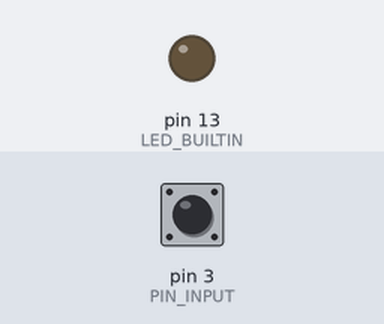
A sketch run on a simulated Arduino Uno, built with avr-gcc and run on an emulated ATmega328P. Shown: output pins drawn as LEDs (lit = HIGH). Dashed ring = blinking. The test bench sets the inputs (shaded band); at power-on: pin 3 (PIN_INPUT) HIGH. What the sketch prints to the serial monitor is not drawn.

Above: at 1.2 s.
1.3 s: pin 3 (PIN_INPUT) driven LOW
At 2.5 s:
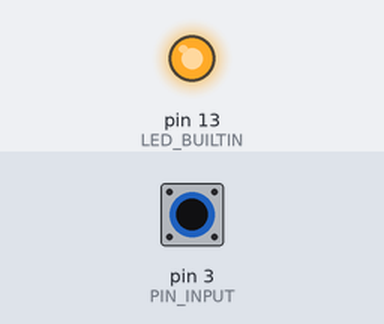
2.8 s: pin 3 (PIN_INPUT) pulsed HIGH 5 times (0.12 s each, 0.3 s apart)
At 3.42 s:
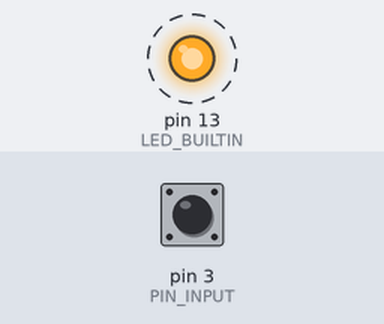
Timing chart, 0 to 5.8 s (numbered marks = the images above; inputs shaded):
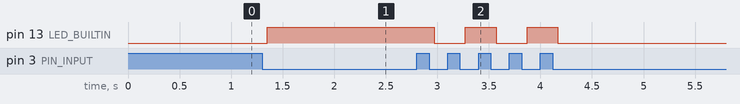

Measured:
- after the input at 1.3 s, pin 13 (LED_BUILTIN): LOW → HIGH after 0.05 s
- after the input at 2.8 s, pin 13 (LED_BUILTIN): alternates HIGH for 0.30 s and LOW for 0.30 s, 5 changes in all, then stays LOW, starting after 0.17 s

The sketch:

shock.ino
```cpp
#include <Arduino.h>

/**
 * Shock / Knock Sensor → LED toggle
 *
 * Works with:
 *   - Vibration/shock switch modules (spring or ball type)
 *   - Knock sensor modules (piezo type)
 *
 * Wiring:
 *   Sensor DO (digital out) → Pin 3
 *   Built-in LED            → LED_BUILTIN (pin 13 on Uno)
 *
 * Note: Most sensor modules have a built-in LED that lights on trigger,
 *   and a potentiometer to adjust sensitivity (knock modules only).
 */

// ── Configuration ─────────────────────────────────────────────────────────
constexpr uint8_t PIN_INPUT = 3;
constexpr uint16_t DEBOUNCE_MS =
    50; // raise if LED toggles multiple times per knock
constexpr uint16_t LOCKOUT_MS = 200; // ignore re-triggers within this window

// ── State ──────────────────────────────────────────────────────────────────
bool ledState = false;
bool lastInputState = HIGH;
uint32_t lastTriggerTime = 0;

// ── Forward declarations ───────────────────────────────────────────────────
void handleTrigger();

// ── Arduino lifecycle ──────────────────────────────────────────────────────
void setup() {
    Serial.begin(9600);
    pinMode(LED_BUILTIN, OUTPUT);
    pinMode(PIN_INPUT, INPUT);
    digitalWrite(LED_BUILTIN, ledState);
    Serial.println(F("Shock/knock sensor ready"));
}

void loop() {
    const bool currentInput = digitalRead(PIN_INPUT);
    const uint32_t now = millis();

    // Detect falling edge (HIGH → LOW) outside the lockout window
    if (currentInput == LOW && lastInputState == HIGH) {
        if (now - lastTriggerTime >= LOCKOUT_MS) {
            delay(DEBOUNCE_MS);
            if (digitalRead(PIN_INPUT) == LOW) {
                lastTriggerTime = now;
                handleTrigger();
            }
        }
    }

    lastInputState = currentInput;
}

void handleTrigger() {
    ledState = !ledState;
    digitalWrite(LED_BUILTIN, ledState);
    Serial.print(F("Triggered — LED: "));
    Serial.println(ledState ? F("ON") : F("OFF"));
}
```
